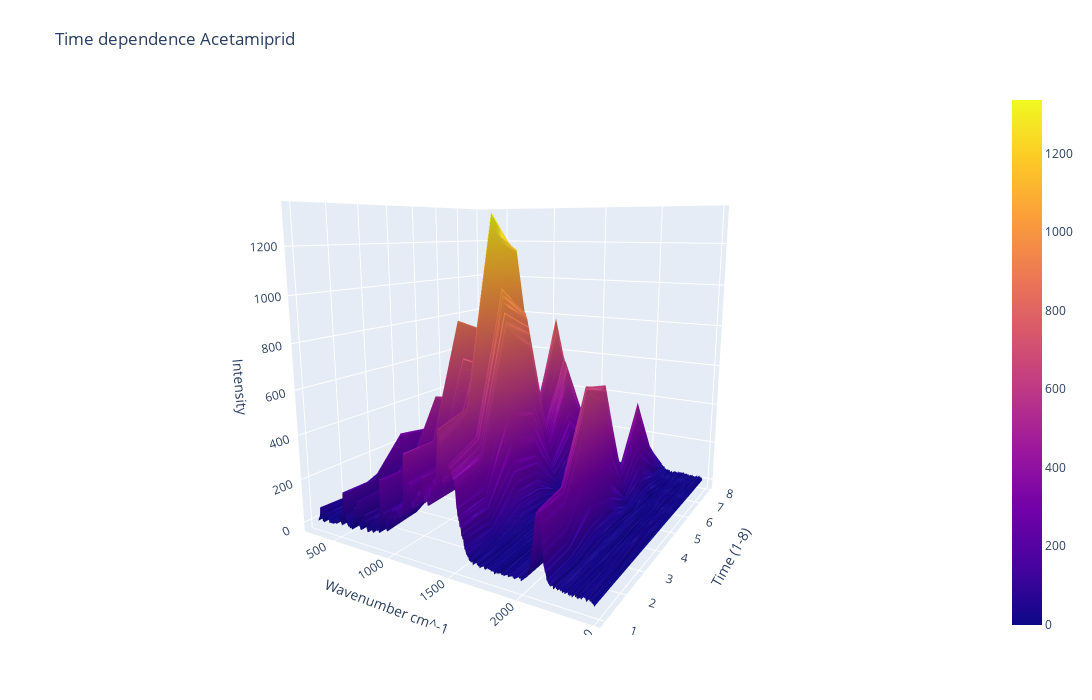

The cell this chart's notebook holds for it:
### Code cell
fig.update_layout(title='Time dependence Acetamiprid', autosize=False,
                  width=1200, height=700,
                  margin=dict(l=65, r=50, b=65, t=90),scene=dict(
                  xaxis_title='Wavenumber cm^-1',
                  yaxis_title='Time (1-8)',
                  zaxis_title='Intensity'))
fig.update_yaxes(type="log")

### Figure 1 — Plotly figure (JSON) as saved in the notebook; plotly's stock layout.template omitted (floating-point values rounded to 4 significant figures; data arrays with more than 128 entries replaced by an {"elided": "..."} marker saying what was removed)
{"data": [{"type": "surface", "x": {"elided": "1410 float values"}, "y": [1, 2, 3, 4, 5, 6, 7, 8, 9], "z": {"elided": "8x1410 float values"}}], "layout": {"autosize": false, "height": 700, "margin": {"b": 65, "l": 65, "r": 50, "t": 90}, "scene": {"aspectmode": "auto", "aspectratio": {"x": 1, "y": 1, "z": 1}, "camera": {"center": {"x": 0, "y": 0, "z": 0}, "eye": {"x": 1.052, "y": -1.796, "z": 0.425}, "projection": {"type": "perspective"}, "up": {"x": 0, "y": 0, "z": 1}}, "xaxis": {"title": {"text": "Wavenumber cm^-1"}, "type": "linear"}, "yaxis": {"title": {"text": "Time (1-8)"}, "type": "linear"}, "zaxis": {"title": {"text": "Intensity"}, "type": "linear"}}, "title": {"text": "Time dependence Acetamiprid"}, "width": 1200, "yaxis": {"type": "log"}}}
